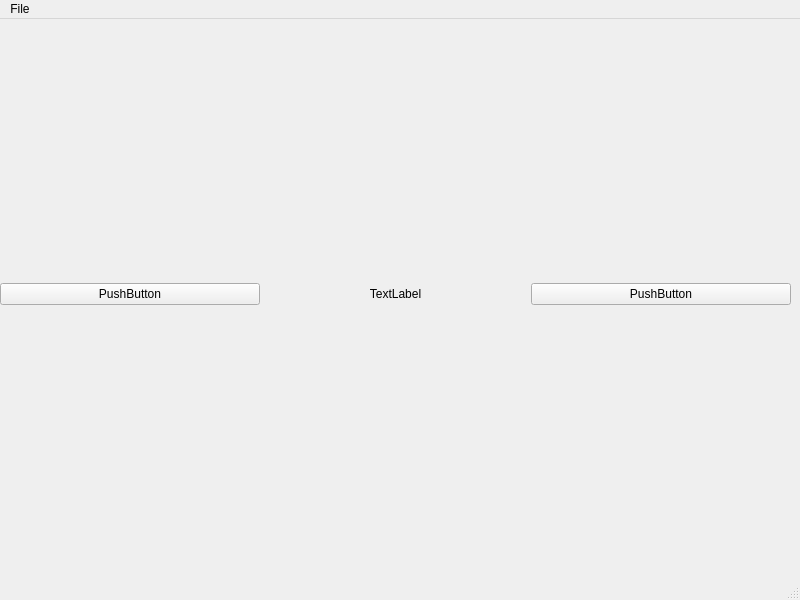
<?xml version="1.0" encoding="UTF-8"?>
<ui version="4.0">
 <class>MainWindow</class>
 <widget class="QMainWindow" name="MainWindow">
  <property name="geometry">
   <rect>
    <x>0</x>
    <y>0</y>
    <width>800</width>
    <height>600</height>
   </rect>
  </property>
  <property name="windowTitle">
   <string>MainWindow</string>
  </property>
  <widget class="QWidget" name="centralwidget">
   <widget class="QWidget" name="verticalLayoutWidget">
    <property name="geometry">
     <rect>
      <x>0</x>
      <y>0</y>
      <width>791</width>
      <height>551</height>
     </rect>
    </property>
    <layout class="QVBoxLayout" name="verticalLayout">
     <item>
      <layout class="QHBoxLayout" name="horizontalLayout">
       <item>
        <widget class="QPushButton" name="pushButton_2">
         <property name="text">
          <string>PushButton</string>
         </property>
        </widget>
       </item>
       <item>
        <widget class="QLabel" name="label">
         <property name="text">
          <string>TextLabel</string>
         </property>
         <property name="alignment">
          <set>Qt::AlignCenter</set>
         </property>
        </widget>
       </item>
       <item>
        <widget class="QPushButton" name="pushButton">
         <property name="text">
          <string>PushButton</string>
         </property>
        </widget>
       </item>
      </layout>
     </item>
     <item>
      <layout class="QGridLayout" name="gridLayout"/>
     </item>
    </layout>
   </widget>
  </widget>
  <widget class="QMenuBar" name="menubar">
   <property name="geometry">
    <rect>
     <x>0</x>
     <y>0</y>
     <width>800</width>
     <height>21</height>
    </rect>
   </property>
   <widget class="QMenu" name="menuFile">
    <property name="title">
     <string>File</string>
    </property>
    <addaction name="actionNew"/>
    <addaction name="actionOpen"/>
    <addaction name="actionSave"/>
    <addaction name="actionSave_as"/>
    <addaction name="actionClose_File"/>
    <addaction name="actionExit"/>
    <addaction name="separator"/>
   </widget>
   <addaction name="menuFile"/>
  </widget>
  <widget class="QStatusBar" name="statusbar"/>
  <action name="actionNew">
   <property name="text">
    <string>New...</string>
   </property>
  </action>
  <action name="actionOpen">
   <property name="text">
    <string>Open...</string>
   </property>
  </action>
  <action name="actionSave">
   <property name="text">
    <string>Save</string>
   </property>
  </action>
  <action name="actionClose_File">
   <property name="text">
    <string>Close</string>
   </property>
  </action>
  <action name="actionExit">
   <property name="text">
    <string>Quit</string>
   </property>
  </action>
  <action name="actionSave_as">
   <property name="text">
    <string>Save As...</string>
   </property>
  </action>
 </widget>
 <resources/>
 <connections/>
</ui>
